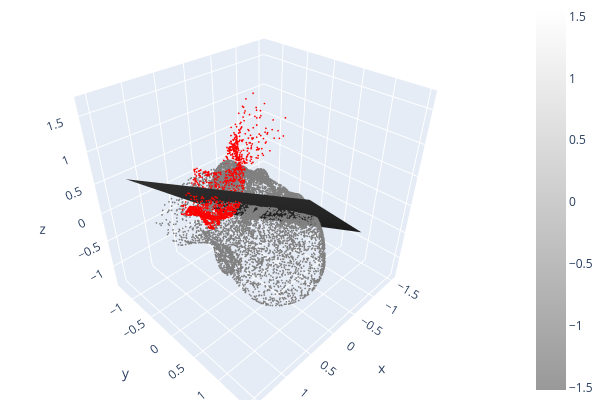

Notebook code for this chart:
### Code cell
o3d.visualization.draw_plotly([view_pcd, view_plane, pcd])

### Figure 1 — Plotly figure (JSON) as saved in the notebook; plotly's stock layout.template omitted (floating-point values rounded to 4 significant figures; data arrays with more than 128 entries replaced by an {"elided": "..."} marker saying what was removed)
{"data": [{"marker": {"color": {"elided": "3065x3 float values"}, "size": 1}, "mode": "markers", "type": "scatter3d", "x": {"elided": "3065 float values"}, "y": {"elided": "3065 float values"}, "z": {"elided": "3065 float values"}}, {"colorscale": [[0, "rgb(153, 153, 153)"], [1, "rgb(255,255,255)"]], "flatshading": true, "i": [4, 4, 0, 2, 0, 1, 1, 1, 2, 2, 0, 1], "intensity": [0.6649, 0.6643, 1.553, 1.552, -1.518, -1.519, -0.6306, -0.6312], "j": [7, 6, 2, 6, 1, 3, 5, 7, 3, 7, 4, 4], "k": [5, 7, 4, 4, 2, 2, 7, 3, 7, 6, 1, 5], "lighting": {"ambient": 0.18, "diffuse": 1, "facenormalsepsilon": 1e-15, "fresnel": 0.1, "roughness": 0.05, "specular": 1, "vertexnormalsepsilon": 1e-15}, "lightposition": {"x": 100, "y": 200, "z": 0}, "type": "mesh3d", "x": [0.6649, 0.6643, 1.553, 1.552, -1.518, -1.519, -0.6306, -0.6312], "y": [1.491, 1.491, -0.6805, -0.6808, 0.9061, 0.9057, -1.266, -1.266], "z": [1.199, 1.2, 0.8695, 0.8702, -0.8251, -0.8243, -1.154, -1.154]}, {"marker": {"color": {"elided": "10788x3 float values"}, "size": 1}, "mode": "markers", "type": "scatter3d", "x": {"elided": "10788 float values"}, "y": {"elided": "10788 float values"}, "z": {"elided": "10788 float values"}}], "layout": {"height": 400, "margin": {"b": 0, "l": 0, "r": 0, "t": 0}, "scene": {"camera": {"center": {"x": 0, "y": 0, "z": 0}, "up": {"x": 0, "y": 0, "z": 1}}}, "showlegend": false, "width": 600}}
